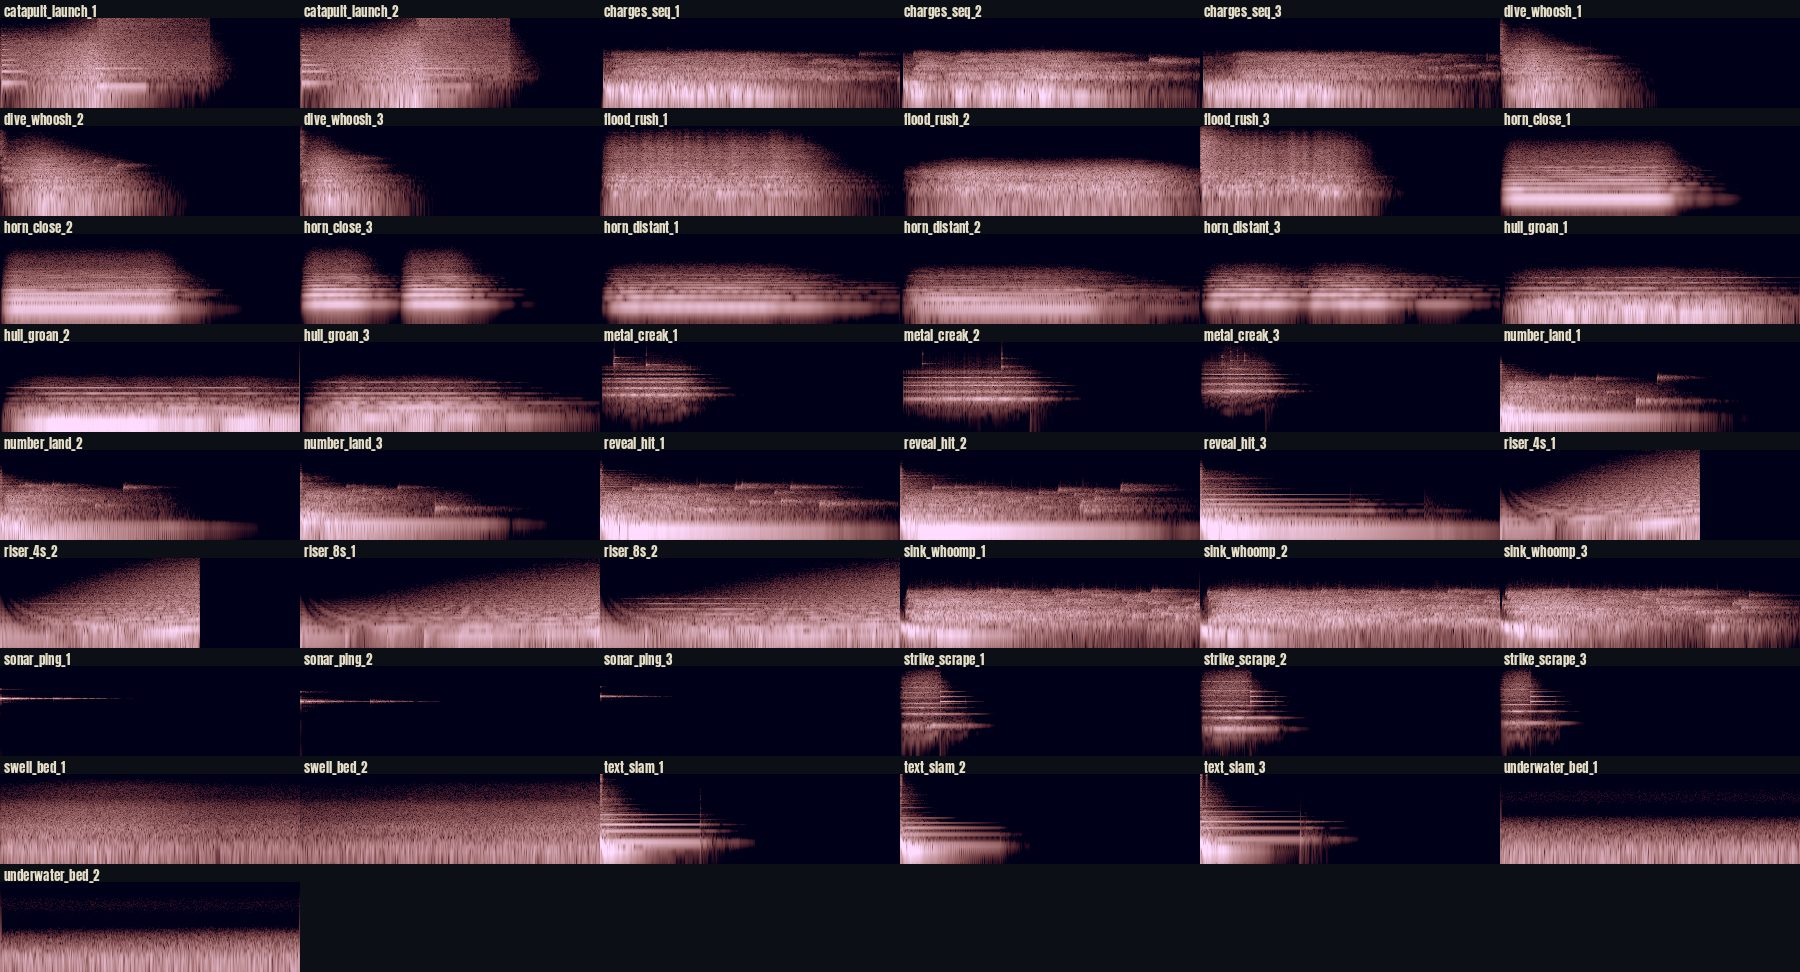

This chart was generated by the following Python code:
"""Spectrogram contact sheet of every kit sound (log frequency 20 Hz - 16 kHz, 0-6 s): a quick visual check after a re-make.
python3 kit/ship/sfx/spectro_sheet.py  -> kit/ship/sfx/spectro_sheet.jpg"""
import glob, os, numpy as np, soundfile as sf
from scipy import signal
from PIL import Image, ImageDraw, ImageFont
HERE = os.path.dirname(os.path.abspath(__file__)); W, H, COLS = 300, 90, 6
FONT = ImageFont.truetype(os.path.join(HERE, "../../../tools/fonts/Anton-Regular.ttf"), 13)
files = sorted(glob.glob(os.path.join(HERE, "out", "*_[0-9].wav")))
rows = (len(files) + COLS - 1) // COLS
sheet = Image.new("RGB", (COLS * W, rows * (H + 18)), (12, 16, 22)); d = ImageDraw.Draw(sheet)
for k, f in enumerate(files):
    x, sr = sf.read(f); x = x.mean(1)[: sr * 6]
    fr, t, S = signal.stft(x, sr, nperseg=2048, noverlap=1536)
    S = 20 * np.log10(np.abs(S) + 1e-9)
    ly = np.geomspace(20, 16000, H)[::-1]; cols = np.linspace(0, 6, W) * sr / 512
    img = np.full((H, W), -120.0)
    for j, c in enumerate(cols.astype(int)):
        if c < S.shape[1]: img[:, j] = np.interp(ly, fr, S[:, c])
    v = np.clip((img + 90) / 70, 0, 1)
    rgb = np.stack([v ** 0.8 * 255, v ** 1.2 * 220, (0.35 + 0.65 * v) * v * 255 + 25 * (1 - v)], -1).astype(np.uint8)
    X, Y = (k % COLS) * W, (k // COLS) * (H + 18)
    sheet.paste(Image.fromarray(rgb), (X, Y + 18)); d.text((X + 4, Y + 1), os.path.basename(f)[:-4], font=FONT, fill=(230, 222, 200))
sheet.save(os.path.join(HERE, "spectro_sheet.jpg"), quality=82); print("wrote spectro_sheet.jpg", sheet.size)
